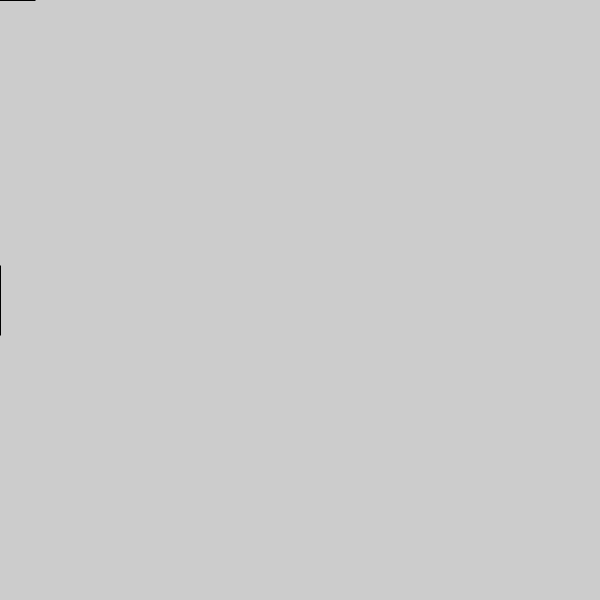
Frame 1 (no input)
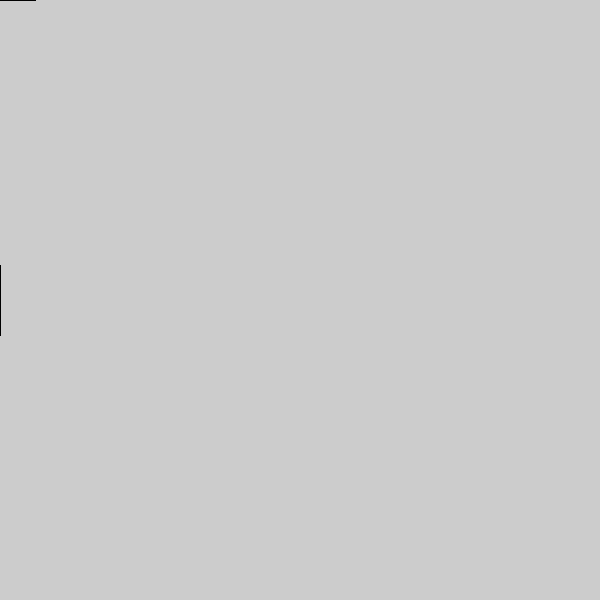
Frame 60 (the mouse pressed at the canvas centre just before this capture)
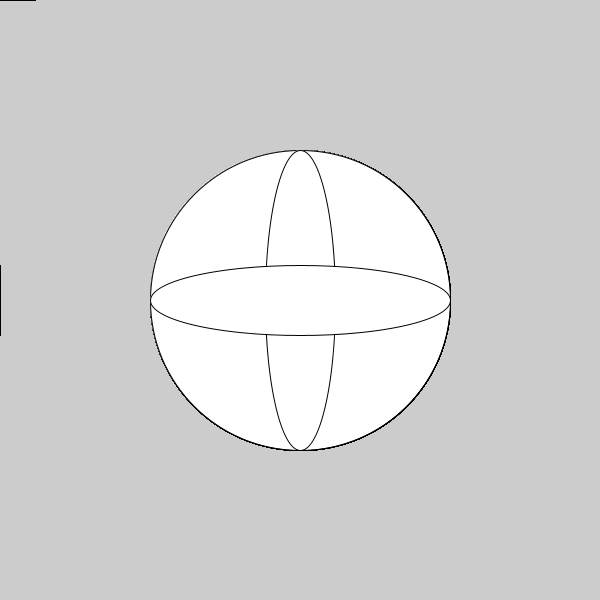
Frame 120 (the mouse held since frame 60 and released just before this capture)

The Processing sketch that drew these frames (run headless with seeded random() and noise(); from frame 60 on, the mouse is pressed at the canvas centre):

// Processing sketch: processing_44271
// ── processing_44271.pde

void setup (){
  size (600,600);
  smooth ();
}
void draw (){
  ellipse(300, 300,mouseX,mouseY);
  ellipse(mouseX,mouseY, 70, mouseY);
    ellipse(mouseX, 300, mouseX, 70);
}
